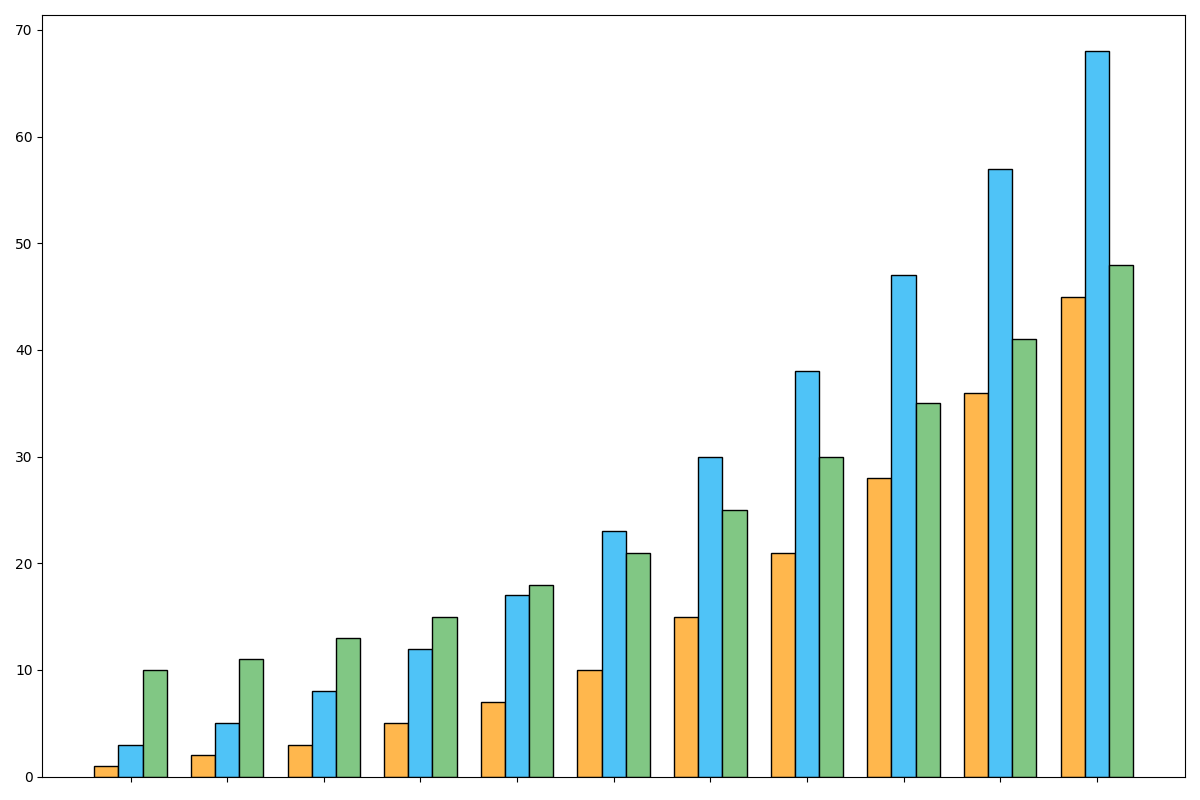

Write the Python code that produced this figure.
import matplotlib.pyplot as plt
import numpy as np

years = np.arange(2010, 2021)
solar_capacity = [1, 2, 3, 5, 7, 10, 15, 21, 28, 36, 45]
wind_capacity = [3, 5, 8, 12, 17, 23, 30, 38, 47, 57, 68]
hydro_capacity = [10, 11, 13, 15, 18, 21, 25, 30, 35, 41, 48]

colors = ['#4FC3F7', '#81C784', '#FFB74D']

fig, ax = plt.subplots(figsize=(12, 8))

bar_width = 0.25
indices = np.arange(len(years))

ax.bar(indices - bar_width, solar_capacity, bar_width, color=colors[2], edgecolor='black')
ax.bar(indices, wind_capacity, bar_width, color=colors[0], edgecolor='black')
ax.bar(indices + bar_width, hydro_capacity, bar_width, color=colors[1], edgecolor='black')

ax.set_xticks(indices)
ax.set_xticklabels([])

plt.tight_layout()
plt.show()
